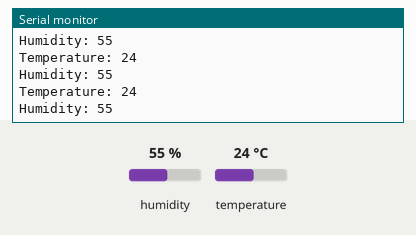
Simulated run of this sketch. Board: Arduino Uno, built with avr-gcc and run on an emulated ATmega328P. Parts: the last lines printed to the serial monitor. The test bench sets the inputs (shaded band); at power-on: humidity 55 %, temperature 24 °C.

Above: at 1.2 s.
1.3 s: humidity set to 22 %
At 1.66 s:
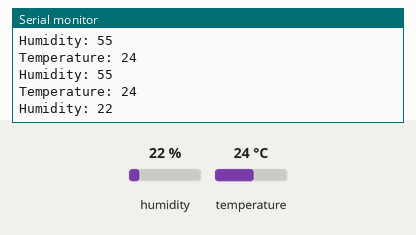
2.8 s: temperature set to 12 °C
At 2.92 s:
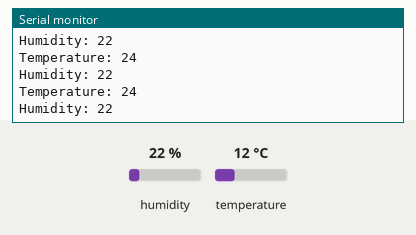
4.3 s: humidity set to 40 %
At 4.4 s:
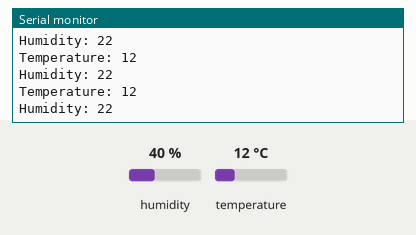
Timing chart, 0 to 7.3 s (numbered marks = the images above; inputs shaded):
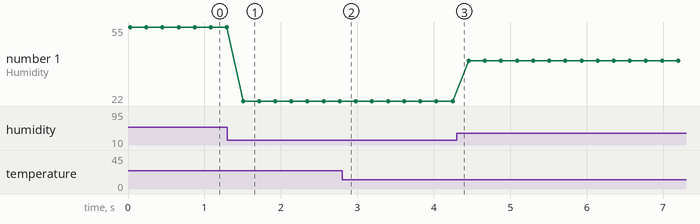

The sketch:

sensor1.ino
```cpp
#include <DHTesp.h>


/** Initialize DHT sensor */
DHTesp dht;

/** Pin number for DHT11 data pin */
int dhtPin = 16;

void setup()
{
  Serial.begin(9600);//initialize the serial

  // Initialize temperature sensor
  dht.setup(dhtPin, DHTesp::DHT11);
}

void loop()
{


  TempAndHumidity lastValues = dht.getTempAndHumidity();
  Serial.println("Temperature: " + String(lastValues.temperature,0));
  Serial.println("Humidity: " + String(lastValues.humidity,0));

  delay(200); //wait a while
}
```

Measured:
- after the input at 1.3 s, the serial monitor: prints a new line after 0.20 s (image 1)
- plotted number 1: 55 → 22 after the input at 1.3 s, 22 → 40 after the input at 4.3 s
